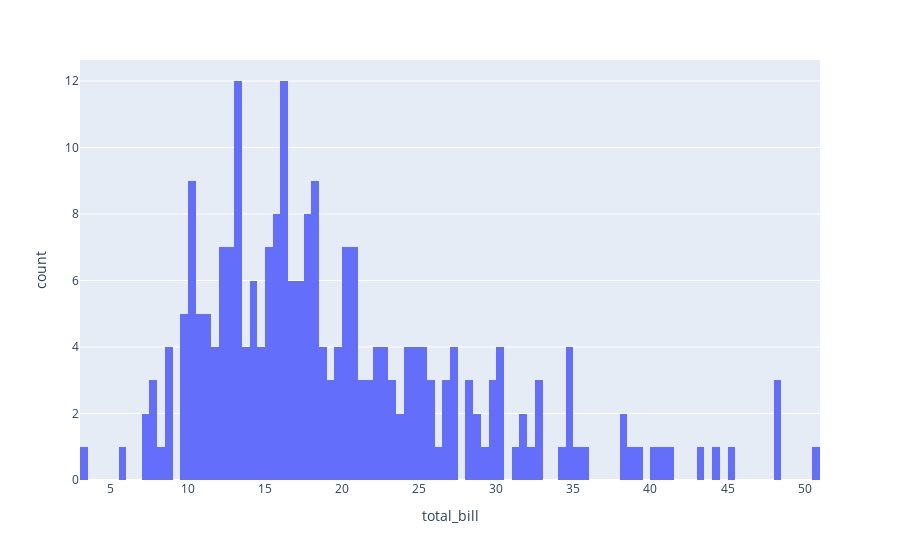

Notebook code cell kept with this figure:
### Code cell
# Change Bin Size 
hist = px.histogram(
    df, 
    x = 'total_bill',
    nbins = 100
                   )

hist.show()

### Figure 1 — Plotly figure (JSON) as saved in the notebook; plotly's stock layout.template omitted (floating-point values rounded to 4 significant figures; data arrays with more than 128 entries replaced by an {"elided": "..."} marker saying what was removed)
{"data": [{"alignmentgroup": "True", "bingroup": "x", "hovertemplate": "total_bill=%{x}<br>count=%{y}<extra></extra>", "legendgroup": "", "marker": {"color": "#636efa", "pattern": {"shape": ""}}, "name": "", "nbinsx": 100, "offsetgroup": "", "orientation": "v", "showlegend": false, "type": "histogram", "x": {"elided": "244 float values"}, "xaxis": "x", "yaxis": "y"}], "layout": {"barmode": "relative", "legend": {"tracegroupgap": 0}, "margin": {"t": 60}, "xaxis": {"anchor": "y", "domain": [0, 1], "title": {"text": "total_bill"}}, "yaxis": {"anchor": "x", "domain": [0, 1], "title": {"text": "count"}}}}
